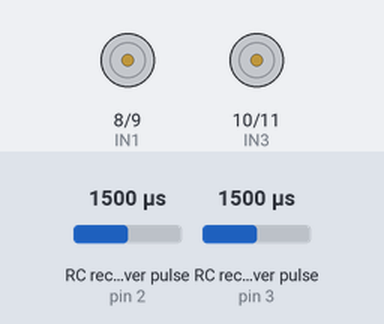
The sketch below on a simulated Arduino Uno, built with avr-gcc and run on an emulated ATmega328P. Parts: motor-driver pin pairs drawn as motors (green arrow = first pin HIGH = forward, orange = second pin HIGH = backward, longer = more drive, scaled by the enable pin). Wiring (inferred from the names in the program): 2 × RC receiver channel: data pin 2 / data pin 3. The test bench sets the inputs (shaded band); at power-on: RC receiver pulse (sensors on pin 2, pin 3) 1500 µs.

Above: at 1.2 s.
1.3 s: RC receiver pulse (sensor on pin 2) set to 1432 µs
2.8 s: RC receiver pulse (sensor on pin 2) set to 1410 µs
At 3.1 s:
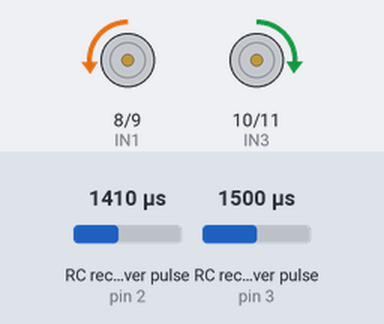
4.3 s: RC receiver pulse (sensor on pin 3) set to 1429 µs
5.8 s: RC receiver pulse (sensor on pin 3) set to 1419 µs
At 6.6 s:
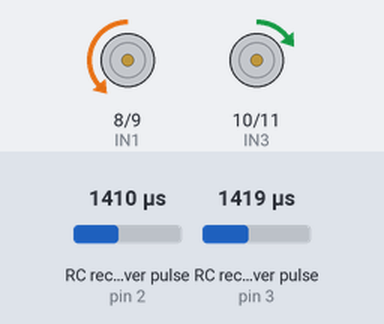
7.3 s: RC receiver pulse (sensor on pin 2) set to 1020 µs
At 7.7 s:
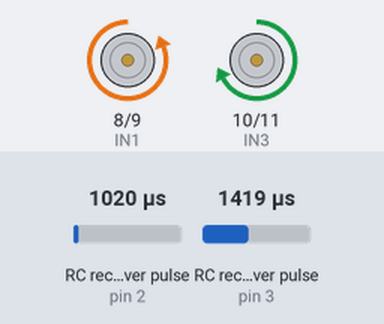
8.8 s: RC receiver pulse (sensor on pin 3) set to 1020 µs
At 10.1 s:
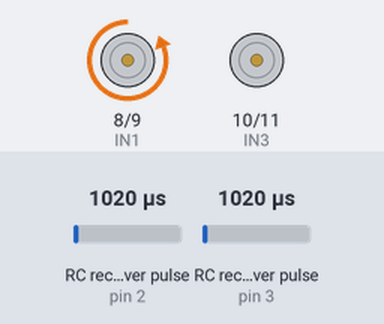
Timing chart, 0 to 11.3 s (numbered marks = the images above; inputs shaded):
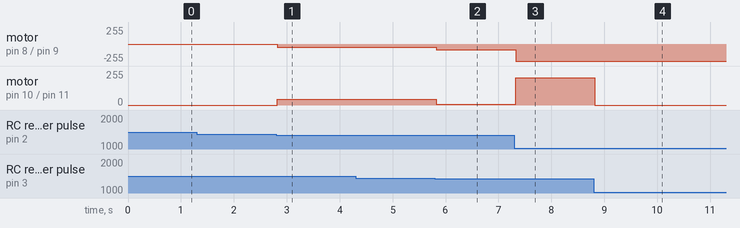

Measured:
- the behaviour switches between 1420 and 1419 µs on RC receiver pulse (sensor on pin 2) (found by bisection; images 0 and 1)
- the behaviour switches between 1420 and 1419 µs on RC receiver pulse (sensor on pin 3) (found by bisection; images 1 and 2)
- after the input at 1.3 s, every drawn part: stays the same
- after the input at 2.8 s, motor on pin 8 (IN1) / pin 9 (IN2): stopped → backward 46/255 at once; motor on pin 10 (IN3) / pin 11 (IN4): stopped → forward 45/255 at once
- after the input at 4.3 s, every drawn part: stays the same
- after the input at 5.8 s, motor on pin 8 (IN1) / pin 9 (IN2): backward 46/255 → backward 87/255 at once; motor on pin 10 (IN3) / pin 11 (IN4): forward 45/255 → forward 4/255 at once
- after the input at 7.3 s, motor on pin 8 (IN1) / pin 9 (IN2): backward 87/255 → backward 255/255 at once; motor on pin 10 (IN3) / pin 11 (IN4): forward 4/255 → forward 203/255 at once
- after the input at 8.8 s, motor on pin 10 (IN3) / pin 11 (IN4): forward 203/255 → stopped at once

The sketch:

sketch_jun3a.ino
```cpp
const int CH1 = 2; // pööramine
const int CH2 = 3; // edasi/tagasi

const int ENA = 5;
const int ENB = 6;
const int IN1 = 8;
const int IN2 = 9;
const int IN3 = 10;
const int IN4 = 11;

void setup() {
  pinMode(CH1, INPUT);
  pinMode(CH2, INPUT);

  pinMode(ENA, OUTPUT);
  pinMode(ENB, OUTPUT);
  pinMode(IN1, OUTPUT);
  pinMode(IN2, OUTPUT);
  pinMode(IN3, OUTPUT);
  pinMode(IN4, OUTPUT);
}

void loop() {
  int ch1 = pulseIn(CH1, HIGH, 30000);
  int ch2 = pulseIn(CH2, HIGH, 30000);

  if (ch1 < 900 || ch2 < 900) {
    stopMotors();
    return;
  }

  int throttle = ch2 - 1500;
  int steering = ch1 - 1500;

  // surnud tsoon keskel
  if (abs(throttle) < 80) throttle = 0;
  if (abs(steering) < 80) steering = 0;

  int leftSpeed  = throttle + steering;
  int rightSpeed = throttle - steering;

  leftSpeed = map(constrain(leftSpeed, -500, 500), -500, 500, -255, 255);
  rightSpeed = map(constrain(rightSpeed, -500, 500), -500, 500, -255, 255);

  driveMotor(leftSpeed, ENA, IN1, IN2);
  driveMotor(rightSpeed, ENB, IN3, IN4);
}

void driveMotor(int speed, int en, int in1, int in2) {
  if (speed > 0) {
    digitalWrite(in1, HIGH);
    digitalWrite(in2, LOW);
    analogWrite(en, speed);
  } else if (speed < 0) {
    digitalWrite(in1, LOW);
    digitalWrite(in2, HIGH);
    analogWrite(en, -speed);
  } else {
    digitalWrite(in1, LOW);
    digitalWrite(in2, LOW);
    analogWrite(en, 0);
  }
}

void stopMotors() {
  driveMotor(0, ENA, IN1, IN2);
  driveMotor(0, ENB, IN3, IN4);
}
```
